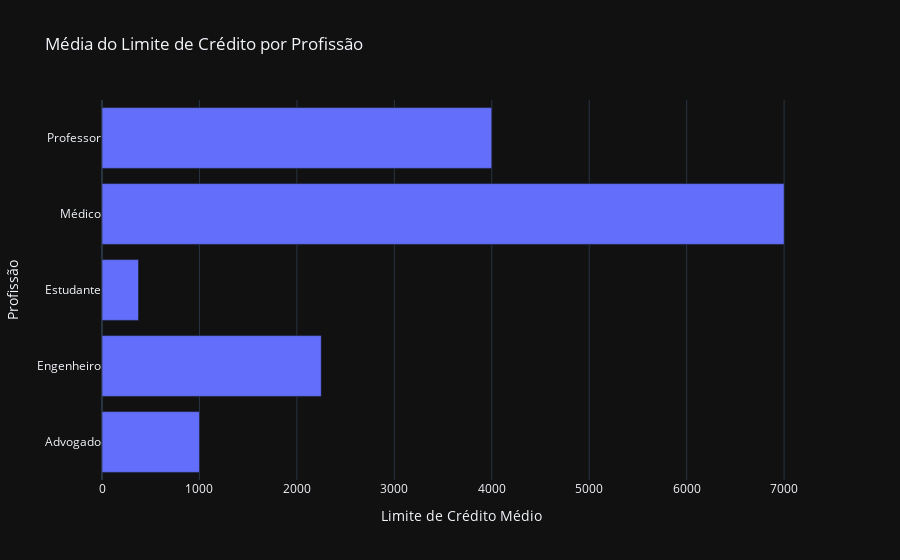

This figure's notebook cell:
### Markdown cell above
Justifiquem a escolha dos visuais e despertem o lado analítico de vocês com uma análise acerca do descoberto através dos gráficos. Lembrem o que aprendemos na aula, devemos ser assertivos na nossa mensagem.

### Code cell
df['Limite_Credito'] = pd.to_numeric(df['Limite_Credito'], errors='coerce')
limite_por_profissao = df.groupby('Profissão')['Limite_Credito'].mean().reset_index()

fig = px.bar(limite_por_profissao,
             x='Limite_Credito',
             y='Profissão',
             orientation='h',
             title='Média do Limite de Crédito por Profissão',
             labels={'Limite_Credito': 'Limite de Crédito Médio', 'Profissão': 'Profissão'})

fig.show()

### Figure 1 — Plotly figure (JSON) as saved in the notebook; plotly's stock layout.template omitted (floating-point values rounded to 4 significant figures)
{"data": [{"hovertemplate": "Limite de Crédito Médio=%{x}<br>Profissão=%{y}<extra></extra>", "legendgroup": "", "marker": {"color": "#636efa", "pattern": {"shape": ""}}, "name": "", "orientation": "h", "showlegend": false, "textposition": "auto", "x": [1000.0, 2250.0, 375.0, 7000.0, 4000.0], "xaxis": "x", "y": ["Advogado", "Engenheiro", "Estudante", "Médico", "Professor"], "yaxis": "y", "type": "bar"}], "layout": {"xaxis": {"anchor": "y", "domain": [0.0, 1.0], "title": {"text": "Limite de Crédito Médio"}}, "yaxis": {"anchor": "x", "domain": [0.0, 1.0], "title": {"text": "Profissão"}}, "legend": {"tracegroupgap": 0}, "title": {"text": "Média do Limite de Crédito por Profissão"}, "barmode": "relative"}}
